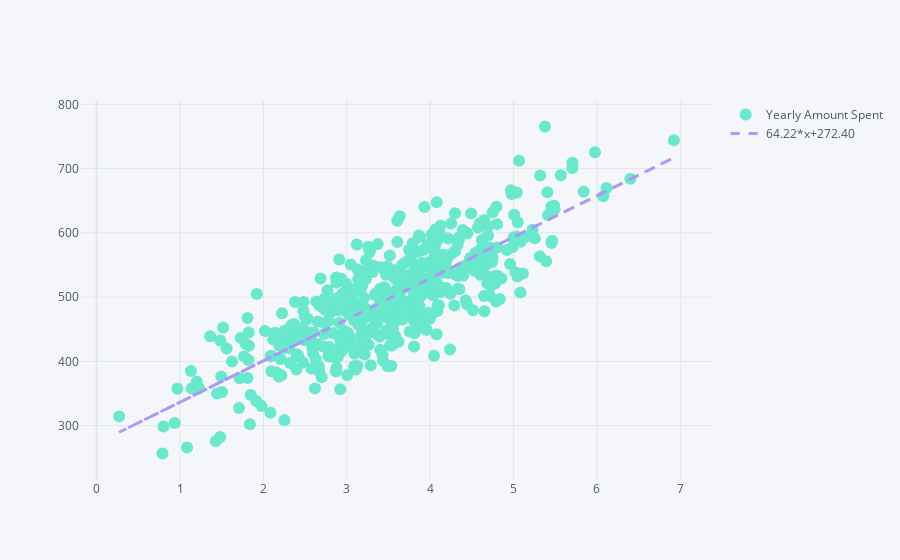

The cell this chart's notebook holds for it:
### Markdown cell above
**Scatter plot to compare Length of Membership with Yearly Amount Spent**

In pairploting all of numerical attributes section, seems the correlation of lenth of membership and yearly amount spent has a perfect scatter plot. So i'll try to plotting with adding bestfit line.

### Code cell
df.iplot(kind='scatter', mode='markers', x = 'Length of Membership', y = 'Yearly Amount Spent', color='#68e8cc',
        bestfit = True, bestfit_colors = ['#ad98f5'])

### Figure 1 — Plotly figure (JSON) as saved in the notebook; plotly's stock layout.template omitted (floating-point values rounded to 4 significant figures; data arrays with more than 128 entries replaced by an {"elided": "..."} marker saying what was removed)
{"data": [{"line": {"color": "rgba(104, 232, 204, 1.0)", "dash": "solid", "shape": "linear", "width": 1.3}, "marker": {"size": 12, "symbol": "circle"}, "mode": "markers", "name": "Yearly Amount Spent", "text": "", "type": "scatter", "x": {"elided": "500 float values"}, "y": {"elided": "500 float values"}}, {"line": {"color": "rgba(173, 152, 245, 1.0)", "dash": "dash", "shape": "linear", "width": 3}, "mode": "lines", "name": "64.22*x+272.40", "type": "scatter", "x": {"elided": "500 float values"}, "y": {"elided": "500 float values"}}], "layout": {"legend": {"bgcolor": "#F5F6F9", "font": {"color": "#4D5663"}}, "paper_bgcolor": "#F5F6F9", "plot_bgcolor": "#F5F6F9", "title": {"font": {"color": "#4D5663"}}, "xaxis": {"gridcolor": "#E1E5ED", "showgrid": true, "tickfont": {"color": "#4D5663"}, "title": {"font": {"color": "#4D5663"}, "text": ""}, "zerolinecolor": "#E1E5ED"}, "yaxis": {"gridcolor": "#E1E5ED", "showgrid": true, "tickfont": {"color": "#4D5663"}, "title": {"font": {"color": "#4D5663"}, "text": ""}, "zerolinecolor": "#E1E5ED"}}}
